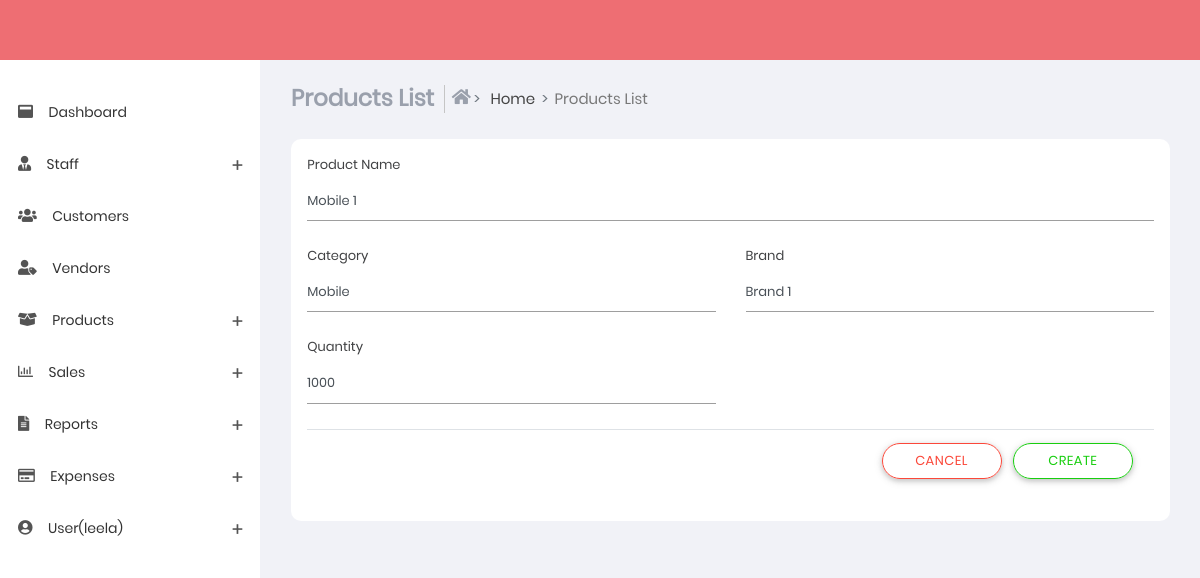
The app's page /products_edit/7 (signed in) with its own data.
### sub_part/models.py (models this page shows, shortened)
class productslists(models.Model):
    name = models.CharField(max_length=100)
    brand = models.CharField(max_length=100)
    category = models.CharField(max_length=100)
    quantity = models.IntegerField()
    stock = models.IntegerField()

### sub_part/views.py (the view)
# urls.py: path('products_edit/<int:id>',views.products_edit,name='products_edit'),
@login_required(login_url='login')
def products_edit(request,id):
    temp = productslists.objects.get(id=id)
    return render(request,'products_edit.html',{'temp':temp,'u':request.user})

### templates/products_edit.html (shortened to what this page needs)
{% extends 'base.html' %}
{% load static %}
{% block content %}
<section class="content">
    <div class="container-fluid">
        <div class="block-header">
            <div class="row">
                <div class="col-xs-12 col-sm-12 col-md-10 col-lg-10">
                    <ul class="breadcrumb breadcrumb-item ">
                        <li class="breadcrumb-item">
                            <h4 class="page-title">Products List</h4>
                        </li>
                        <li class="breadcrumb-item bcrumb-1">
                            <a href="index">
                                <i class="fas fa-home"></i> Home</a>
                        </li>
                        <li class="breadcrumb-item active">Products List</li>
                    </ul>
                </div>
            </div>
        </div>
        <div class="card">
            <div class="card-body">
                <form action="/products_update/{{ temp.id }}" method="POST">
                    <div class="row clearfix">
                        <div class="col-lg-12 col-md-12 col-sm-12 col-xs-12">
                            <label for="assign_role">Product Name</label>
                            <div class="form-group">
                                <div class="form-line">
                                    <input type="text" name="name" value="{{ temp.name }}"  id="assign_role"
                                        class="form-control" placeholder="Product Name">
                                </div>
                            </div>
                        </div>
                    </div>
                    <div class="row clearfix">
                        <div class="col-lg-6 col-md-6 col-sm-6 col-xs-6">
                            <label for="name">Category</label>
                            <div class="form-group">
                                <div class="form-line">
                                    <input type="text" name="category" value="{{ temp.category }}"  id="name"
                                        class="form-control" placeholder="Enter Category">
                                </div>
                            </div>
                        </div>
                        <div class="col-lg-6 col-md-6 col-sm-6 col-xs-6">
                            <label for="email_address">Brand</label>
                            <div class="form-group">
                                <div class="form-line">
                                    <input type="text" name="brand" value="{{ temp.brand }}"  id="email_address1"
                                        class="form-control" placeholder="Enter your Brand">
                                </div>
                            </div>
                        </div>
                    </div>
                    <div class="row clearfix">
                        <div class="col-lg-6 col-md-6 col-sm-6 col-xs-6">
                            <label for="branch">Quantity</label>
                            <div class="form-group">
                                <div class="form-line">
                                    <input type="text" name="quantity" value="{{ temp.quantity }}"  id="branch"
                                        class="form-control" placeholder="Enter Quantity">
                                </div>
                            </div>
                        </div>
                    </div>
                    <div class="modal-footer">
                        <div class="button-demo">
                            <a href="../products.html">
                            <button type="button" class="btn btn-outline-danger btn-border-radius"
                                data-dismiss="modal">Cancel</button>
                            </a>
                            <button type="submit"
                                class="btn btn-outline-success btn-border-radius">Create</button>
                        </div>
                    </div>
                </form>
            </div>
        </div>
    </div>
</section>
{% endblock %}

### templates/base.html (shortened to what this page needs)
{% load static %}
<!DOCTYPE html>
<html lang="en">
<head>
    <link href="{% static 'css/app.min.css'%}" rel="stylesheet">
    <link href="{% static 'css/style.css'%}" rel="stylesheet" />
    <link href="{% static 'css/styles/all-themes.css'%}" rel="stylesheet" />
</head>
<body class="light fixed">
    <nav class="navbar">
    </nav>
    <div>
        <aside id="leftsidebar" class="sidebar">
            <div class="menu">
                <ul class="list">
                    <li>
                        <a href="index">
                                <i class="fas fa-window-maximize"></i>
                                <span >Dashboard</span>
                        </a>
                    </li>
                    <li>
                        <a href="#" onClick="return false;" class="menu-toggle">
                            <i class="fas fa-user-tie"></i>
                            <span>Staff</span>
                        </a>
                    </li>
                    <li>
                        <a href="customer.html">
                            <i class="fas fa-users"></i>
                            <span>Customers</span>
                        </a>
                    </li>
                    <li>
                        <a href="vendors.html">
                            <i class="fas fa-user-tag"></i>
                            <span>Vendors</span>
                        </a>
                    </li>
                    <li>
                        <a href="#" onClick="return false;" class="menu-toggle">
                            <i class="fas fa-box-open"></i>
                            <span>Products</span>
                        </a>
                    </li>
                    <li>
                        <a href="#" onClick="return false;" class="menu-toggle">
                            <i class="far fa-chart-bar"></i>
                            <span>Sales</span>
                        </a>
                    </li>
                    <li>
                        <a href="#" onClick="return false;" class="menu-toggle">
                            <i class="fas fa-file-alt"></i>
                            <span>Reports</span>
                        </a>
                    </li>
                    <li>
                        <a href="#" onClick="return false;" class="menu-toggle">
                            <i class="far fa-credit-card"></i>
                            <span>Expenses</span>
                        </a>
                    </li>
                    <li>
                        <a href="#" onClick="return false;" class="menu-toggle">
                            <i class="fas fa-user-circle"></i>
                            <span>User({{u.username}})</span>
                        </a>
                    </li>
                </ul>
            </div>
        </aside>
    </div>
    {% block content %}
    {% endblock %}
</body>
</html>

### records on screen
productslists: name "Mobile 1", category "Mobile", brand "Brand 1", quantity "1000"

### other values on screen
{{ u.username }} "leela"
